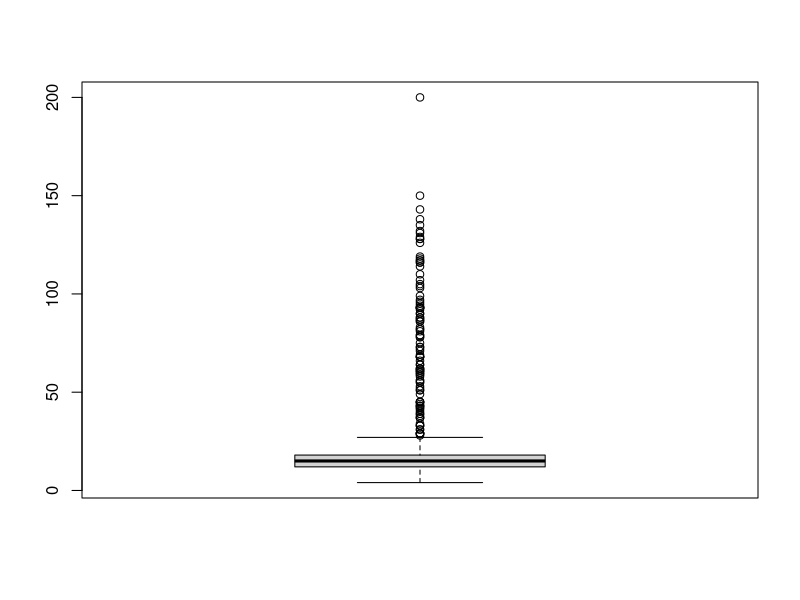
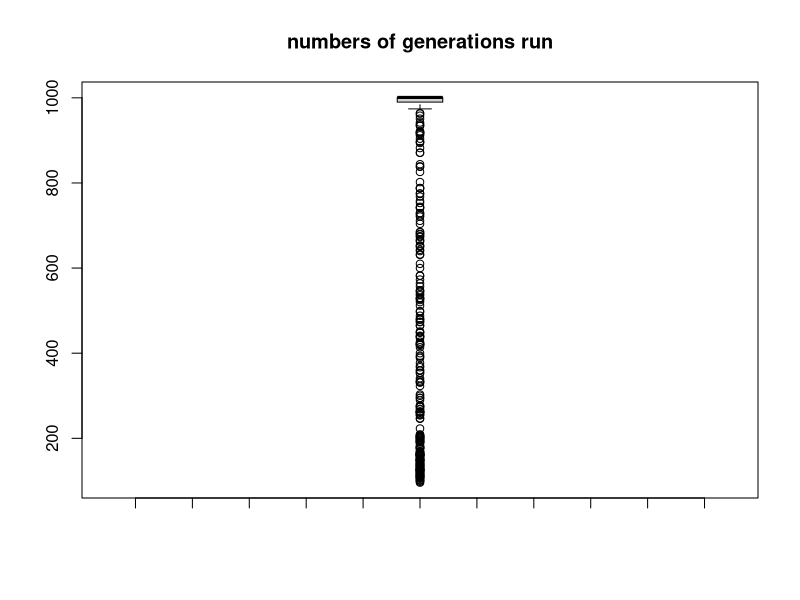
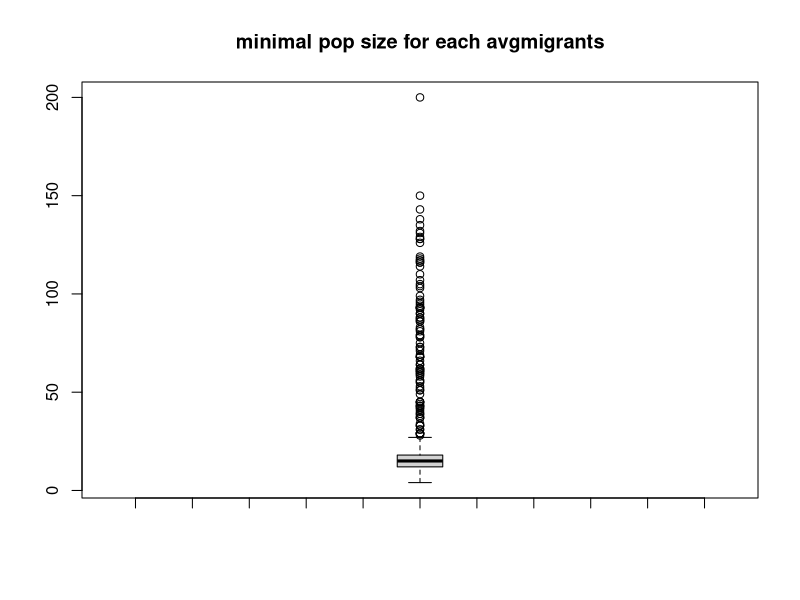
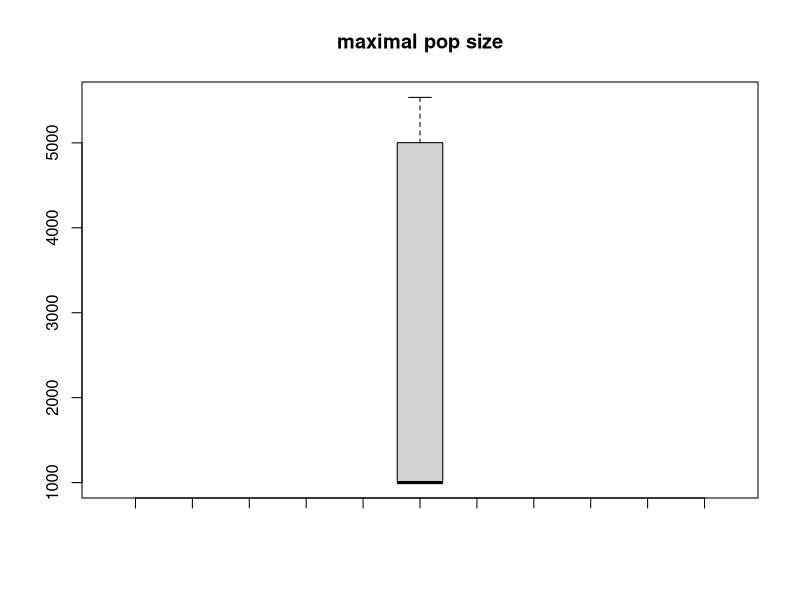

These figures' R source, in order:
##########################averages##################

simulate_one_gen_hardy_weinberg <- function(N_aa,N_Aa, N_AA, fitnessaa, fitnessAa, fitnessAA, avgmigrants, mut_rate) {
  # calculate total pop size
  tot_pop <- N_aa+N_Aa+N_AA
  # calculate average fitness
  avg_fit <- weighted.mean(c(fitnessaa, fitnessAa, fitnessAA), c(N_aa,N_Aa, N_AA))
  # calculate deterministic next gen pop size
  next_gen_tot_pop <- tot_pop*avg_fit
  # calculate the allele frequnecies
  a_tot <- 2*N_aa+N_Aa
  A_tot <- 2*N_AA+N_Aa
  a_to_A_mut <- min(rpois(1,a_tot*mut_rate),a_tot)
  A_to_a_mut <- min(rpois(1,A_tot*mut_rate),A_tot)
  p <- (a_tot+A_to_a_mut-a_to_A_mut)/(2*tot_pop)
  q <- 1-p
  # Next generation genotype frequencies; selection is applied here
  det_aa_next <- (p^2)*fitnessaa/avg_fit
  det_Aa_next <- (2*p*q)*fitnessAa/avg_fit
  det_AA_next <- (q^2)*fitnessAA/avg_fit
  
  #migrationrate
  aa_migrants <- rpois(1, avgmigrants)
  # draw offspring according to Poisson distribution
  offsp_aa <- rpois(1, next_gen_tot_pop*det_aa_next) + aa_migrants
  offsp_Aa <- rpois(1, next_gen_tot_pop*det_Aa_next)
  offsp_AA <- rpois(1, next_gen_tot_pop*det_AA_next)
  
  
  return(c(offsp_aa, offsp_Aa,offsp_AA))
}
simulate_pop_HW <- function(N_init_aa, N_init_Aa, N_init_AA, fitnessaa, fitnessAa, fitnessAA, avgmigrants, mut_rate, t_max) {
  # Create the vector in which to save the results
  pop_vector <- c(N_init_aa, N_init_Aa, N_init_AA)
  # initiate the variables
  pop_new <- c(N_init_aa, N_init_Aa, N_init_AA)
  v <- 0
  # run the simulation until generation t_max
  for (i in 1:t_max+1) {
    #define fitness of a and A for each iteration
    # redefine the current population one generation later
    pop_new <- simulate_one_gen_hardy_weinberg(pop_new[1],pop_new[2], pop_new[3], fitnessaa, fitnessAa, fitnessAA,avgmigrants, mut_rate)
    # add the new population sizes to the output vector
    pop_vector <- rbind(pop_vector,pop_new)
    # condition to stop the simulation before t_max: either the population exceeds 1.5 times the original population size, or it goes extinct
    if (pop_new[1]+pop_new[2]+pop_new[3]>=5*(N_init_aa+ N_init_Aa+ N_init_AA) | pop_new[1]+pop_new[2]+pop_new[3]==0) break
  }
  
  # define the row and column names of the output vector
  rownames(pop_vector) <- (0:t_max)[1:length(pop_vector[,1])] # note that the vector has to be cut if the simulation stopped early
  colnames(pop_vector) <- c("aa","Aa","AA")
  # return the result
  return(pop_vector)	
}
# set some parameters to fixed values
#init_a <- 1000
#init_A <- 0
#m_rate <- 0.001
#max_gen <- 1000
#decay_rate <- 0.1
#sel_coef <- 0.2
#igration_min <- 0.1
#migration_max <- 5
#mut_rate <- 0
N_aa <- 1000
N_Aa <- 0
N_AA <- 0
fitnessaa <- 0.9
fitnessAa <- 0.9
fitnessAA <- 1.1
mut_rate <- 0.01
t_max <- 1000

# determine how often to run the simulation for each set of parameters
no_replicates <- 1000

# initialize data table - where to collect the results
# run the simulation across all chosen parameters
# loop over switch generations
migrants <- 5
data_table <- c()
for(avgmigrants in migrants){
    # reset counter
    i<-1
    repeat {
      # increase counter by one
      i<-i+1
      # run the simulation once
      one_run <- simulate_pop_HW(N_aa,N_Aa, N_AA, fitnessaa, fitnessAa, fitnessAA, avgmigrants, mut_rate, t_max)
      # determine total population sizes
      total_size <- one_run[,1] + one_run[,2] + one_run[,3]
      #number of generation at which 1.5*n0 is achieved
      number_of_generations <- length(one_run[,1])
      # determine minimum population size
      min_size <- min(total_size)
      # determine (first) generation at which this population size occurred
      min_gen <- as.numeric(which(total_size==min_size)[1])
      # determine maximal pop size
      max_pop <- max(total_size)
      # enter the data into the table
      data_table <- rbind(data_table,c(avgmigrants,min_gen,min_size,number_of_generations,max_pop)) # note that we add the varying parameters (decay rate and selection coefficient) to the table too
      # stop the repeated computation after no_replicates times
      if(i>no_replicates) break
    }
}

colnames(data_table) <- c("avgmigrants","generation with min pop size", "min pop size", "number of generations","maximal pop size")
sort(data_table[,3])[1:50]
boxplot(data_table[,3])
boxplot(data_table[,4][data_table[,1]==0], data_table[,4][data_table[,1]==1],data_table[,4][data_table[,1]==2],data_table[,4][data_table[,1]==3],data_table[,4][data_table[,1]==4],data_table[,4][data_table[,1]==5],data_table[,4][data_table[,1]==6],data_table[,4][data_table[,1]==7],data_table[,4][data_table[,1]==8],data_table[,4][data_table[,1]==9],data_table[,4][data_table[,1]==10], main = "numbers of generations run")

boxplot(data_table[,3][data_table[,1]==0],data_table[,3][data_table[,1]==1],data_table[,3][data_table[,1]==2],data_table[,3][data_table[,1]==3],data_table[,3][data_table[,1]==4],data_table[,3][data_table[,1]==5],data_table[,3][data_table[,1]==6],data_table[,3][data_table[,1]==7],data_table[,3][data_table[,1]==8],data_table[,3][data_table[,1]==9],data_table[,3][data_table[,1]==10],main ="minimal pop size for each avgmigrants")

boxplot(data_table[,5][data_table[,1]==0], data_table[,5][data_table[,1]==1],data_table[,5][data_table[,1]==2],data_table[,5][data_table[,1]==3],data_table[,5][data_table[,1]==4],data_table[,5][data_table[,1]==5],data_table[,5][data_table[,1]==6],data_table[,5][data_table[,1]==7],data_table[,5][data_table[,1]==8],data_table[,5][data_table[,1]==9],data_table[,5][data_table[,1]==10],main = "maximal pop size")

